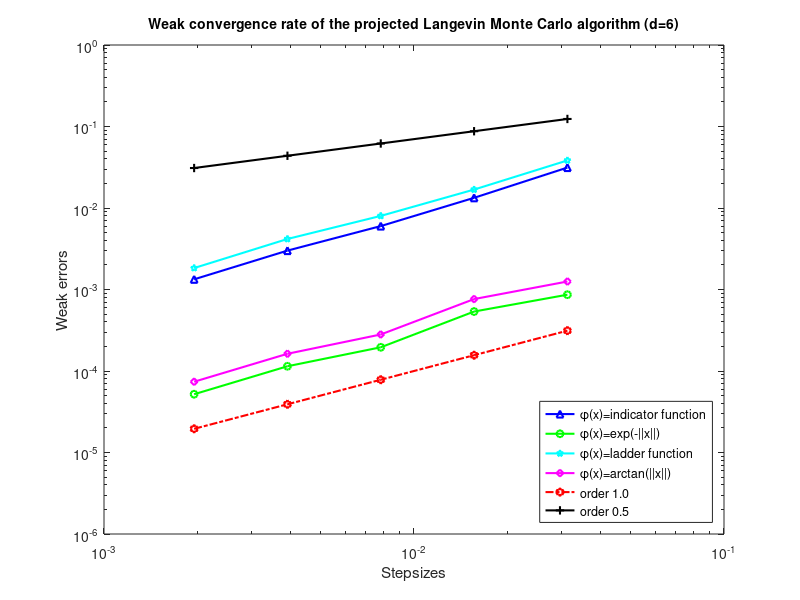

Write the MATLAB code that produced this figure.
%======================================================================
%Here is the data for 'plmc6d.m'
%======================================================================
Dtvals = [2^-9, 2^-8, 2^-7, 2^-6, 2^-5];
%======================================================================

%error1: indicator function
%======================================================================
error1= [0.00133333333333333,0.00300000000000000,0.00600000000000000,0.0133333333333333,0.0313333333333333];

%======================================================================
%error2: \exp function
%======================================================================
error2 = [5.18698634672274e-05,0.000114334283434049,0.000195409663422451,0.000536486952507820,0.000863608353007378];

%======================================================================
%error3: step function
%======================================================================
error3=[0.00183333333333333,0.00416666666666667,0.00800000000000000,0.0168333333333333,0.0383333333333333];

%======================================================================
%error4: \arctan function
%======================================================================
error4=[7.38526045322277e-05,0.000162667728378163,0.000280683630947243,0.000763081040411660,0.00125327246641895];


loglog(Dtvals,error1,'b-^','LineWidth' ,1.5 , 'MarkerSize',5);
hold on;
loglog(Dtvals,error2,'g-o','LineWidth' ,1.5 , 'MarkerSize',5);
hold on;
loglog(Dtvals,error3,'c-p','LineWidth' ,1.5 , 'MarkerSize',5);
hold on;
loglog(Dtvals,error4,'m-d','LineWidth' ,1.5 , 'MarkerSize',5);
hold on;
loglog(Dtvals,0.01*(Dtvals),'r-.h','LineWidth' ,1.5);
hold on;
loglog(Dtvals,0.7*(sqrt(Dtvals)),'k-+','LineWidth' ,1.5);
hold on;
axis([1e-3 1e-1 1e-6 1e0]);
legend('\phi(x)=indicator function', '\phi(x)=exp(-||x||)','\phi(x)=ladder function','\phi(x)=arctan(||x||)','order 1.0','order 0.5', 'location','SouthEast');
xlabel('Stepsizes')
ylabel('Weak errors')
title('Weak convergence rate of the projected Langevin Monte Carlo algorithm (d=6)','FontSize',10);